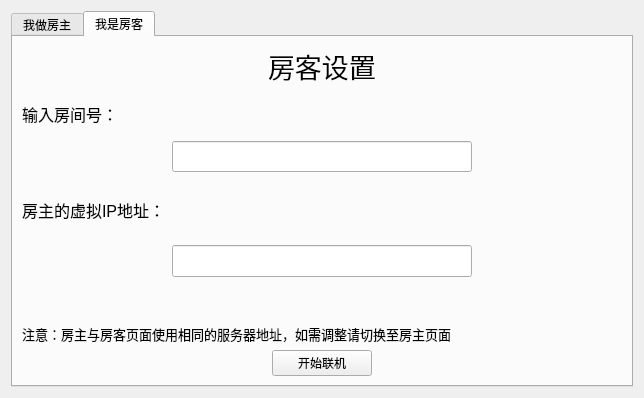
<?xml version="1.0" encoding="UTF-8"?>
<ui version="4.0">
 <class>OneClick</class>
 <widget class="QWidget" name="OneClick">
  <property name="geometry">
   <rect>
    <x>0</x>
    <y>0</y>
    <width>644</width>
    <height>381</height>
   </rect>
  </property>
  <property name="sizePolicy">
   <sizepolicy hsizetype="Expanding" vsizetype="Expanding">
    <horstretch>0</horstretch>
    <verstretch>0</verstretch>
   </sizepolicy>
  </property>
  <property name="windowTitle">
   <string>一键联机</string>
  </property>
  <layout class="QHBoxLayout" name="horizontalLayout">
   <item>
    <widget class="QTabWidget" name="tabWidget">
     <property name="enabled">
      <bool>true</bool>
     </property>
     <property name="minimumSize">
      <size>
       <width>100</width>
       <height>0</height>
      </size>
     </property>
     <property name="currentIndex">
      <number>1</number>
     </property>
     <widget class="QWidget" name="tab">
      <attribute name="title">
       <string>我做房主</string>
      </attribute>
      <layout class="QVBoxLayout" name="verticalLayout">
       <item alignment="Qt::AlignmentFlag::AlignHCenter|Qt::AlignmentFlag::AlignTop">
        <widget class="QLabel" name="label">
         <property name="font">
          <font>
           <pointsize>20</pointsize>
          </font>
         </property>
         <property name="text">
          <string>房主设置</string>
         </property>
        </widget>
       </item>
       <item alignment="Qt::AlignmentFlag::AlignLeft|Qt::AlignmentFlag::AlignTop">
        <widget class="QLabel" name="label_2">
         <property name="font">
          <font>
           <pointsize>12</pointsize>
          </font>
         </property>
         <property name="text">
          <string>房间号（运行后可获取）：</string>
         </property>
        </widget>
       </item>
       <item alignment="Qt::AlignmentFlag::AlignHCenter|Qt::AlignmentFlag::AlignTop">
        <widget class="QLineEdit" name="lineEdit">
         <property name="sizePolicy">
          <sizepolicy hsizetype="Expanding" vsizetype="Fixed">
           <horstretch>0</horstretch>
           <verstretch>0</verstretch>
          </sizepolicy>
         </property>
         <property name="minimumSize">
          <size>
           <width>330</width>
           <height>32</height>
          </size>
         </property>
         <property name="maximumSize">
          <size>
           <width>16777215</width>
           <height>32</height>
          </size>
         </property>
         <property name="font">
          <font>
           <pointsize>18</pointsize>
           <hintingpreference>PreferDefaultHinting</hintingpreference>
          </font>
         </property>
        </widget>
       </item>
       <item>
        <spacer name="horizontalSpacer_2">
         <property name="orientation">
          <enum>Qt::Orientation::Horizontal</enum>
         </property>
         <property name="sizeHint" stdset="0">
          <size>
           <width>40</width>
           <height>8</height>
          </size>
         </property>
        </spacer>
       </item>
       <item>
        <widget class="QLabel" name="label_3">
         <property name="font">
          <font>
           <pointsize>12</pointsize>
          </font>
         </property>
         <property name="text">
          <string>服务器设置(一键联机只能使用公开的服务器)：</string>
         </property>
        </widget>
       </item>
       <item>
        <layout class="QHBoxLayout" name="horizontalLayout_2">
         <item>
          <widget class="QLineEdit" name="serverAddrEdit">
           <property name="font">
            <font>
             <pointsize>12</pointsize>
            </font>
           </property>
          </widget>
         </item>
         <item>
          <widget class="QPushButton" name="addBtn">
           <property name="text">
            <string>添加</string>
           </property>
          </widget>
         </item>
        </layout>
       </item>
       <item>
        <layout class="QHBoxLayout" name="horizontalLayout_4">
         <item>
          <widget class="QListWidget" name="serverListWidget">
           <property name="sizePolicy">
            <sizepolicy hsizetype="Expanding" vsizetype="Expanding">
             <horstretch>0</horstretch>
             <verstretch>0</verstretch>
            </sizepolicy>
           </property>
           <property name="minimumSize">
            <size>
             <width>0</width>
             <height>80</height>
            </size>
           </property>
           <property name="font">
            <font>
             <pointsize>12</pointsize>
            </font>
           </property>
          </widget>
         </item>
         <item>
          <layout class="QVBoxLayout" name="verticalLayout_3">
           <item>
            <widget class="QPushButton" name="removeBtn">
             <property name="text">
              <string>删除</string>
             </property>
            </widget>
           </item>
           <item>
            <widget class="QPushButton" name="publicServerBtn">
             <property name="text">
              <string>服务器列表</string>
             </property>
            </widget>
           </item>
          </layout>
         </item>
        </layout>
       </item>
       <item>
        <widget class="QLabel" name="label_7">
         <property name="font">
          <font>
           <pointsize>8</pointsize>
          </font>
         </property>
         <property name="text">
          <string>默认只添加EasyTier官方以及明确支持QtEasyTier项目的服务器，但您也可以自行添加</string>
         </property>
        </widget>
       </item>
       <item>
        <spacer name="horizontalSpacer">
         <property name="orientation">
          <enum>Qt::Orientation::Horizontal</enum>
         </property>
         <property name="sizeType">
          <enum>QSizePolicy::Policy::Expanding</enum>
         </property>
         <property name="sizeHint" stdset="0">
          <size>
           <width>40</width>
           <height>8</height>
          </size>
         </property>
        </spacer>
       </item>
       <item alignment="Qt::AlignmentFlag::AlignHCenter">
        <widget class="QPushButton" name="pushButton">
         <property name="minimumSize">
          <size>
           <width>100</width>
           <height>0</height>
          </size>
         </property>
         <property name="text">
          <string>开始联机</string>
         </property>
        </widget>
       </item>
      </layout>
     </widget>
     <widget class="QWidget" name="tab_2">
      <attribute name="title">
       <string>我是房客</string>
      </attribute>
      <layout class="QVBoxLayout" name="verticalLayout_2">
       <item alignment="Qt::AlignmentFlag::AlignHCenter|Qt::AlignmentFlag::AlignTop">
        <widget class="QLabel" name="label_4">
         <property name="font">
          <font>
           <pointsize>20</pointsize>
          </font>
         </property>
         <property name="text">
          <string>房客设置</string>
         </property>
        </widget>
       </item>
       <item>
        <widget class="QLabel" name="label_5">
         <property name="font">
          <font>
           <pointsize>12</pointsize>
          </font>
         </property>
         <property name="text">
          <string>输入房间号：</string>
         </property>
        </widget>
       </item>
       <item alignment="Qt::AlignmentFlag::AlignHCenter|Qt::AlignmentFlag::AlignTop">
        <widget class="QLineEdit" name="lineEdit_2">
         <property name="minimumSize">
          <size>
           <width>300</width>
           <height>0</height>
          </size>
         </property>
         <property name="maximumSize">
          <size>
           <width>16777215</width>
           <height>3000000</height>
          </size>
         </property>
         <property name="font">
          <font>
           <pointsize>14</pointsize>
          </font>
         </property>
        </widget>
       </item>
       <item>
        <spacer name="horizontalSpacer_3">
         <property name="orientation">
          <enum>Qt::Orientation::Horizontal</enum>
         </property>
         <property name="sizeHint" stdset="0">
          <size>
           <width>40</width>
           <height>10</height>
          </size>
         </property>
        </spacer>
       </item>
       <item alignment="Qt::AlignmentFlag::AlignLeft|Qt::AlignmentFlag::AlignTop">
        <widget class="QLabel" name="label_6">
         <property name="font">
          <font>
           <pointsize>12</pointsize>
          </font>
         </property>
         <property name="text">
          <string>房主的虚拟IP地址：</string>
         </property>
        </widget>
       </item>
       <item alignment="Qt::AlignmentFlag::AlignHCenter|Qt::AlignmentFlag::AlignTop">
        <widget class="QLineEdit" name="lineEdit_3">
         <property name="minimumSize">
          <size>
           <width>300</width>
           <height>0</height>
          </size>
         </property>
         <property name="maximumSize">
          <size>
           <width>16777215</width>
           <height>32</height>
          </size>
         </property>
         <property name="font">
          <font>
           <pointsize>16</pointsize>
          </font>
         </property>
        </widget>
       </item>
       <item>
        <spacer name="horizontalSpacer_4">
         <property name="orientation">
          <enum>Qt::Orientation::Horizontal</enum>
         </property>
         <property name="sizeHint" stdset="0">
          <size>
           <width>40</width>
           <height>10</height>
          </size>
         </property>
        </spacer>
       </item>
       <item alignment="Qt::AlignmentFlag::AlignBottom">
        <widget class="QLabel" name="label_8">
         <property name="font">
          <font>
           <pointsize>10</pointsize>
          </font>
         </property>
         <property name="text">
          <string>注意：房主与房客页面使用相同的服务器地址，如需调整请切换至房主页面</string>
         </property>
        </widget>
       </item>
       <item alignment="Qt::AlignmentFlag::AlignHCenter">
        <widget class="QPushButton" name="pushButton_2">
         <property name="minimumSize">
          <size>
           <width>100</width>
           <height>0</height>
          </size>
         </property>
         <property name="text">
          <string>开始联机</string>
         </property>
        </widget>
       </item>
      </layout>
     </widget>
    </widget>
   </item>
  </layout>
 </widget>
 <resources/>
 <connections/>
</ui>
